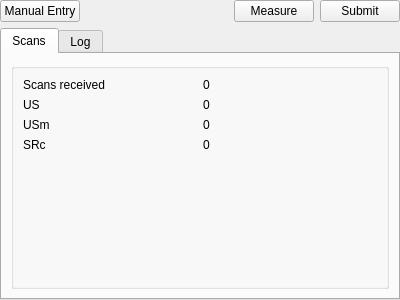
<?xml version="1.0" encoding="UTF-8"?>
<ui version="4.0">
 <class>ECHOScansWidget</class>
 <widget class="QWidget" name="ECHOScansWidget">
  <property name="geometry">
   <rect>
    <x>0</x>
    <y>0</y>
    <width>400</width>
    <height>300</height>
   </rect>
  </property>
  <property name="windowTitle">
   <string>Form</string>
  </property>
  <layout class="QVBoxLayout" name="verticalLayout">
   <property name="leftMargin">
    <number>0</number>
   </property>
   <property name="topMargin">
    <number>0</number>
   </property>
   <property name="rightMargin">
    <number>0</number>
   </property>
   <property name="bottomMargin">
    <number>0</number>
   </property>
   <item>
    <layout class="QHBoxLayout" name="controls">
     <item>
      <widget class="QPushButton" name="manual_entry_button">
       <property name="text">
        <string>Manual Entry</string>
       </property>
      </widget>
     </item>
     <item>
      <spacer name="horizontalSpacer">
       <property name="orientation">
        <enum>Qt::Orientation::Horizontal</enum>
       </property>
       <property name="sizeHint" stdset="0">
        <size>
         <width>40</width>
         <height>20</height>
        </size>
       </property>
      </spacer>
     </item>
     <item>
      <widget class="QPushButton" name="measure_button">
       <property name="text">
        <string>Measure</string>
       </property>
      </widget>
     </item>
     <item>
      <widget class="QPushButton" name="submit_button">
       <property name="text">
        <string>Submit</string>
       </property>
      </widget>
     </item>
    </layout>
   </item>
   <item>
    <widget class="QTabWidget" name="tabWidget">
     <property name="currentIndex">
      <number>0</number>
     </property>
     <widget class="QWidget" name="tab">
      <attribute name="title">
       <string>Scans</string>
      </attribute>
      <layout class="QVBoxLayout" name="verticalLayout_10">
       <item>
        <widget class="QGroupBox" name="scans_received">
         <property name="sizePolicy">
          <sizepolicy hsizetype="Preferred" vsizetype="Expanding">
           <horstretch>0</horstretch>
           <verstretch>0</verstretch>
          </sizepolicy>
         </property>
         <property name="title">
          <string/>
         </property>
         <property name="flat">
          <bool>true</bool>
         </property>
         <layout class="QVBoxLayout" name="verticalLayout_2">
          <item>
           <layout class="QHBoxLayout" name="total">
            <item>
             <widget class="QLabel" name="scans_received_label">
              <property name="text">
               <string>Scans received</string>
              </property>
             </widget>
            </item>
            <item>
             <widget class="QLabel" name="scans_received_value">
              <property name="text">
               <string>0</string>
              </property>
              <property name="alignment">
               <set>Qt::AlignmentFlag::AlignLeading|Qt::AlignmentFlag::AlignLeft|Qt::AlignmentFlag::AlignVCenter</set>
              </property>
             </widget>
            </item>
           </layout>
          </item>
          <item>
           <widget class="QWidget" name="us" native="true">
            <layout class="QVBoxLayout" name="verticalLayout_3">
             <property name="leftMargin">
              <number>0</number>
             </property>
             <property name="topMargin">
              <number>0</number>
             </property>
             <property name="rightMargin">
              <number>0</number>
             </property>
             <property name="bottomMargin">
              <number>0</number>
             </property>
             <item>
              <layout class="QHBoxLayout" name="layout">
               <item>
                <widget class="QLabel" name="us_label">
                 <property name="text">
                  <string>US</string>
                 </property>
                </widget>
               </item>
               <item>
                <widget class="QLabel" name="us_value">
                 <property name="text">
                  <string>0</string>
                 </property>
                </widget>
               </item>
              </layout>
             </item>
            </layout>
           </widget>
          </item>
          <item>
           <widget class="QWidget" name="usm" native="true">
            <layout class="QVBoxLayout" name="verticalLayout_4">
             <property name="leftMargin">
              <number>0</number>
             </property>
             <property name="topMargin">
              <number>0</number>
             </property>
             <property name="rightMargin">
              <number>0</number>
             </property>
             <property name="bottomMargin">
              <number>0</number>
             </property>
             <item>
              <layout class="QHBoxLayout" name="layout_2">
               <item>
                <widget class="QLabel" name="usm_label">
                 <property name="text">
                  <string>USm</string>
                 </property>
                </widget>
               </item>
               <item>
                <widget class="QLabel" name="usm_value">
                 <property name="text">
                  <string>0</string>
                 </property>
                </widget>
               </item>
              </layout>
             </item>
            </layout>
           </widget>
          </item>
          <item>
           <widget class="QWidget" name="src" native="true">
            <layout class="QVBoxLayout" name="verticalLayout_5">
             <property name="leftMargin">
              <number>0</number>
             </property>
             <property name="topMargin">
              <number>0</number>
             </property>
             <property name="rightMargin">
              <number>0</number>
             </property>
             <property name="bottomMargin">
              <number>0</number>
             </property>
             <item>
              <layout class="QHBoxLayout" name="layout_3">
               <item>
                <widget class="QLabel" name="src_label">
                 <property name="text">
                  <string>SRc</string>
                 </property>
                </widget>
               </item>
               <item>
                <widget class="QLabel" name="src_value">
                 <property name="text">
                  <string>0</string>
                 </property>
                </widget>
               </item>
              </layout>
             </item>
            </layout>
           </widget>
          </item>
          <item>
           <spacer name="verticalSpacer">
            <property name="orientation">
             <enum>Qt::Orientation::Vertical</enum>
            </property>
            <property name="sizeHint" stdset="0">
             <size>
              <width>20</width>
              <height>40</height>
             </size>
            </property>
           </spacer>
          </item>
         </layout>
        </widget>
       </item>
      </layout>
     </widget>
     <widget class="QWidget" name="tab_2">
      <attribute name="title">
       <string>Log</string>
      </attribute>
      <layout class="QVBoxLayout" name="verticalLayout_12"/>
     </widget>
    </widget>
   </item>
  </layout>
 </widget>
 <resources/>
 <connections/>
</ui>
